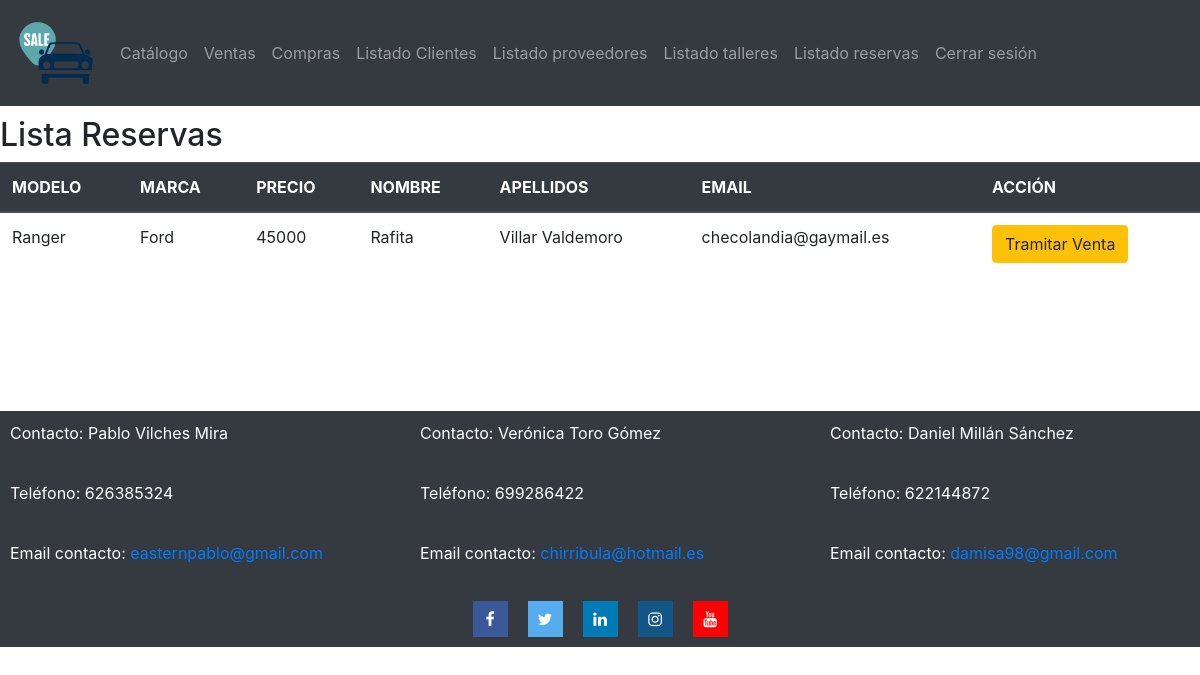
/concesionario/listar/reservas/ (signed in), run on the app's committed database.
### catalogo/models.py (models this page shows, shortened)
class Reserva(models.Model):
    reserva_id = models.AutoField(primary_key=True)
    coche_id = models.ForeignKey('Coche', on_delete=models.CASCADE, null=True)
    cliente_id = models.ForeignKey('Cliente', on_delete=models.CASCADE, null=True)

class Coche(models.Model):
    coche_id = models.AutoField(primary_key=True)
    marca_id = models.ForeignKey('Marca', on_delete=models.CASCADE)
    matricula = models.CharField(max_length=7)
    modelo = models.CharField(max_length=50)
    kilometros = models.IntegerField(validators=[MinValueValidator(500)])
    color = models.CharField(max_length=50)
    motor = models.CharField(max_length=50) # Ej: Diesel, Gasolina, Electrico,...
    tipo = models.CharField(max_length=50)  # Ej: Turismo, Monovolumen, TodoTerreno,...
    caballos = models.IntegerField(validators=[MinValueValidator(60)])
    cilindradas = models.IntegerField()
    precio = models.IntegerField(validators=[MinValueValidator(1000)])
    vendido = models.BooleanField(default=False)
    imagen = models.ImageField(upload_to="imagenes/Coches/")

class Marca(models.Model):
    nombre = models.CharField(max_length=50, primary_key=True)
    imagen = models.ImageField(null=True, upload_to="imagenes/Marcas/")
    taller_id = models.ForeignKey('Taller',on_delete=models.SET_NULL, null=True)

class Cliente(models.Model):
    cliente_id =  models.AutoField(primary_key=True)
    dni = models.CharField(max_length=9)
    nombre = models.CharField(max_length=50)
    apellidos = models.CharField(max_length=50)
    telefono = models.CharField(max_length=9)
    direccion = models.CharField(max_length=100)
    email = models.EmailField(max_length=50)
    usuario = models.ForeignKey(User, on_delete=models.CASCADE, null=True)

### catalogo/views.py (the view)
# urls.py: path("listar/reservas/", views.listar_reservas, name="Listado reservas - Concesionario"),
@login_required(login_url="/concesionario/login")
def listar_reservas(request):
    reservas = Reserva.objects.all()
    return render(request, "listar_reservas.html",{"reservas":reservas})

### catalogo/templates/listar_reservas.html (shortened to what this page needs)
{% extends "base.html" %}
{% block content %}
<h2>Lista Reservas</h2>
<table class="table">
    <thead class="thead-dark">
      <tr>
        <th>MODELO</th>
        <th>MARCA</th>
        <th>PRECIO</th>
        <th>NOMBRE</th>
        <th>APELLIDOS</th>
        <th>EMAIL</th>
        <th>ACCIÓN</th>
      </tr>
    </thead>
    <tbody>
        {% for reserva in reservas %}
        <tr>
            <td>{{reserva.coche_id.modelo}}</td>
            <td>{{reserva.coche_id.marca_id.nombre}}</td>
            <td>{{reserva.coche_id.precio}}</td>
            <td>{{reserva.cliente_id.nombre}}</td>
            <td>{{reserva.cliente_id.apellidos}}</td>
            <td>{{reserva.cliente_id.email}}</td>
            <td>
              <a href="/concesionario/nueva/venta">
                <input type="button" class="btn btn-warning" value="Tramitar Venta"/>
              </a>
            </td>
        </tr>
        {% endfor %}
    </tbody>
</table>
{% endblock %}

### data on the page
Reserva: coche_id.modelo "Ranger", coche_id.marca_id.nombre "Ford", coche_id.precio "45000", cliente_id.nombre "Rafita", cliente_id.apellidos "Villar Valdemoro", cliente_id.email "checolandia@gaymail.es"
